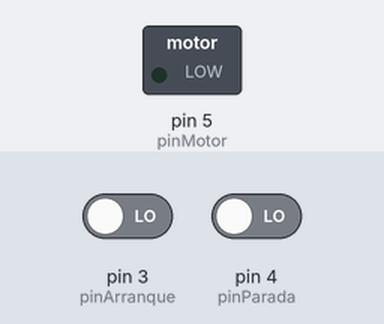
Simulated run of this sketch. Board: Arduino Uno, built with avr-gcc and run on an emulated ATmega328P. On the bench: switched loads named in the sketch (green lamp = pin HIGH). The inputs (shaded band) are chosen by the test bench; at power-on: pin 3 (pinArranque) LOW, pin 4 (pinParada) LOW.

Above: at 1.2 s.
1.3 s: pin 3 (pinArranque) driven HIGH
At 1.8 s:
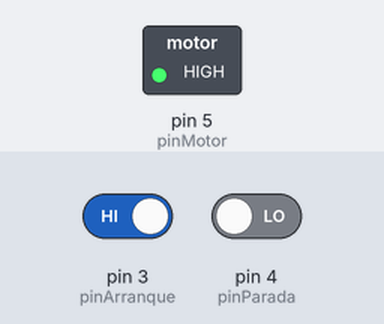
2.8 s: pin 4 (pinParada) driven HIGH
At 4.0 s:
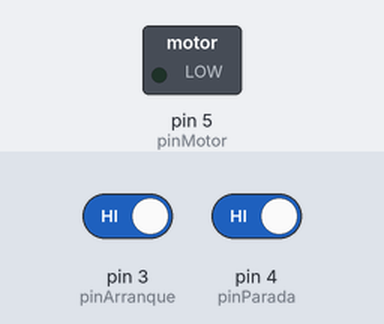
4.3 s: pin 4 (pinParada) driven LOW
At 5.3 s:
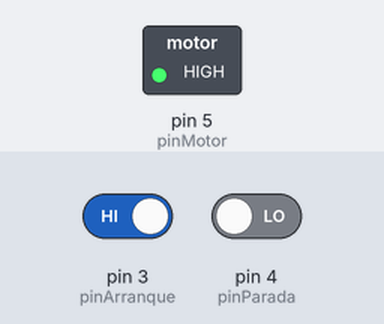
Timing chart, 0 to 7.3 s (numbered marks = the images above; inputs shaded):
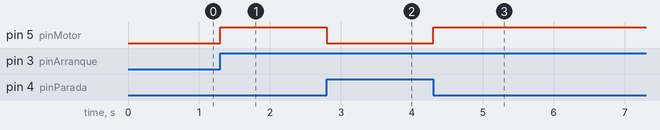

Measured:
- after the input at 1.3 s, pin 5 (pinMotor): LOW → HIGH at once
- after the input at 2.8 s, pin 5 (pinMotor): HIGH → LOW at once
- after the input at 4.3 s, pin 5 (pinMotor): LOW → HIGH at once

The sketch:

p4_2.ino
```cpp
#define pinArranque 3
#define pinParada 4
#define pinMotor 5

void setup ()
{
  pinMode(pinArranque,INPUT);
  pinMode(pinParada,INPUT);
  pinMode(pinMotor,OUTPUT);
}
void loop ()
{
  int salida = 0;
  while(1){
    if (digitalRead(pinArranque)==true){
      salida = 1;
    }
    if (digitalRead(pinParada)==true){
      salida = 0;
    }
    digitalWrite(pinMotor,salida);
  }
}
```
